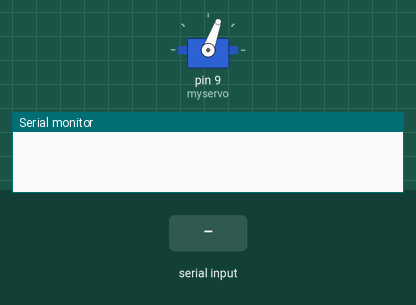
Bench run of a sketch on a simulated Arduino Uno, built with avr-gcc and run on an emulated ATmega328P. Shown: servo, the last lines printed to the serial monitor. The inputs (shaded band) are chosen by the test bench. Random numbers use the default seed unless the sketch sets one.

Above: at 0.1 s.
At 1.6 s:
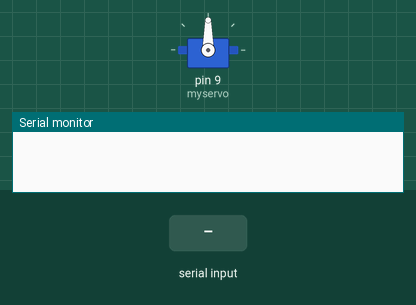
1.7 s: "s" received over Serial
At 2.6 s:
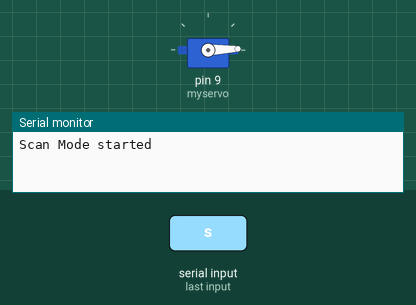
3.6 s: "x" received over Serial
5.1 s: "d" received over Serial
Timing chart, 0 to 8.1 s (numbered marks = the images above; inputs shaded):
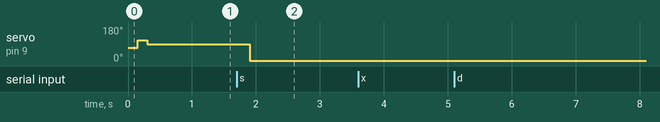

The sketch:

ServoTest.ino
```cpp
#include <Servo.h>
#include <TimerOne.h>
#include <TimerThree.h>

Servo myservo;
volatile int servoPosition = 90;
volatile byte motion = 1;

enum Mode
{
  Stop,
  Distance,
  Scan,
  ReadScan,
  ManualControl
};

Mode CurrentMode = Stop;

void setup() {
  // put your setup code here, to run once:
  myservo.attach(9);

  Serial.begin(9600);

  //Timer1.attachInterrupt(Timer_ISR, 250000);

  myservo.write(70);
  delay(150);
  myservo.write(110);
  delay(150);
  myservo.write(90);
  delay(150);

  //Timer1.initialize(100000);
  //Timer1.attachInterrupt(Timer_ISR, 250000);

}

void Timer_ISR()
{
  //digitalWrite(13, digitalRead(13) ^ 1);

  if (servoPosition > 170) motion = -2;
  if (servoPosition < 10) motion = 2;

  servoPosition =+ motion;

  myservo.write(servoPosition);
}

void loop()
{
  if (Serial.available() > 0)
  {
    byte command = Serial.read();

    switch (command)
    {
     case 'x':
       CurrentMode = Stop;
       Serial.println("Stopped");
       Timer1.detachInterrupt();
       break;
     case 'd':
       CurrentMode = Distance;
       Serial.println(random(10,250));
       break;
     case 's':
       CurrentMode = Scan;
       Serial.println("Scan Mode started");
       Timer3.attachInterrupt(Timer_ISR, 200000);
       break;
     case 'r':
       CurrentMode = ReadScan;
       break;
     case 'm':
       CurrentMode = ManualControl;
       break;
    }
  }
}
```

Measured:
- after the input at 1.7 s, servo on pin 9 (myservo): 90° → 1° after 0.20 s, → 2° 0.20 s later
